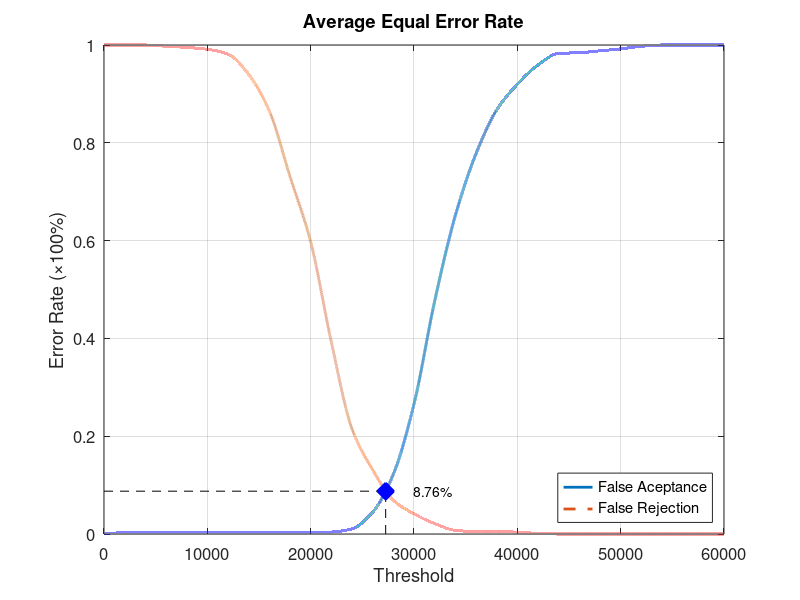
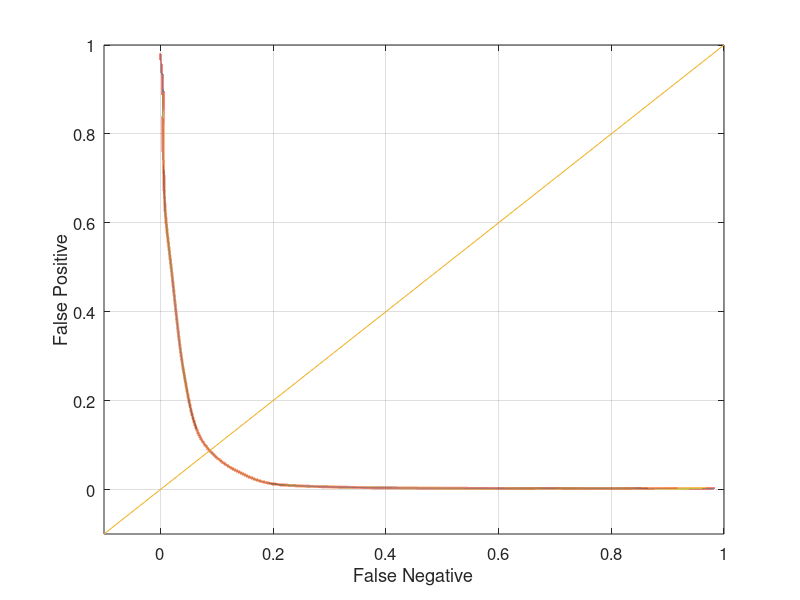

Source code (MATLAB) for these figures, in order:
function yEER = Experiment5Average
close all;
clear;
clc;
x = 0:2000:60000;
xq = 0:0.5:60000;

y0 = [0 0.00263158 0.00263158 0.00263158 0.00263158 0.00263158 0.00263158 0.00263158 0.00263158 0.00263158 0.00263158 0.00394737 0.0105263 0.0447368 0.122368 0.265789 0.476316 0.651316 0.777632 0.867105 0.919737 0.959211 0.982895 0.98421 0.988158 0.992105 0.997368 1 1 1 1];
yy0 = interp1(x, y0, xq, 'pchip');
y1 = [1 1 1 0.9975 0.995 0.99125 0.98125 0.94 0.865 0.73125 0.5975 0.3925 0.215 0.13125 0.06875 0.04125 0.02125 0.0075 0.005 0.005 0.00375 0.00125 0 0 0 0 0 0 0 0 0];
yy1 = interp1(x, y1, xq, 'pchip');

% Calculating EER: 
y2 = abs(y0 - y1);
find(y2 == min(y2))
yy2 = abs(yy0 - yy1);
xEER = find(yy2 == min(yy2));
xEERIndex = xq(xEER) % X-axis EER
yEER = yy0(xEER) % Y-axis EER

main = figure
plot(xq, yy0,'-','LineWidth', 2);	hold on
plot(xq, yy1,'--','LineWidth', 2);	hold on
plot([xEERIndex xEERIndex], [0 yEER], 'k--');	hold on
plot([0 xEERIndex], [yEER yEER], 'k--');	hold on
plot(xEERIndex, yEER, 'bx', 'LineWidth', 10);	hold on
text(xEERIndex + 10 * xEERIndex / 100, yEER, [num2str(round((10000 * yEER)) / 100) '%'])
legend('False Aceptance', 'False Rejection', 'Location', 'SouthEast')
xlabel('Threshold')
ylabel('Error Rate (\times100%)')
title('Average Equal Error Rate')
set(gca, 'FontSize', 12)
axis([0 60000 0 1])
grid on

print(main, 'Experiment5AverageMain', '-dpng');
FNRxFPR = figure('Color', [1 1 1]);
plot(yy1, yy0, '-', yy1, yy0, 'LineWidth', 2);
hold on
y = -0.1:0.1:1
plot(y, y); 
set(gca, 'FontSize', 12)
xlabel('False Negative')
ylabel('False Positive')
axis([-0.1 1 -0.1 1])
set(gca, 'FontSize', 12)
grid on

print(FNRxFPR, 'Experiment5AverageFNRxFPR','-dpng');
end
